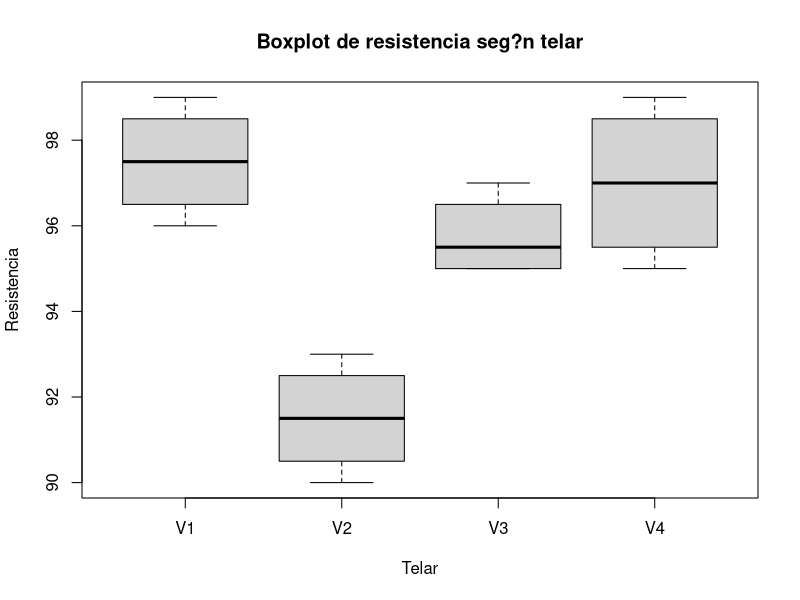
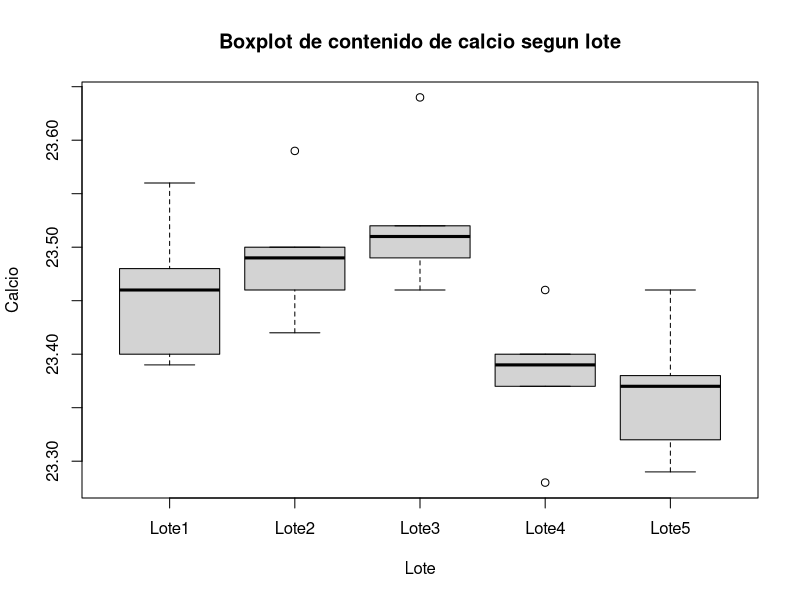
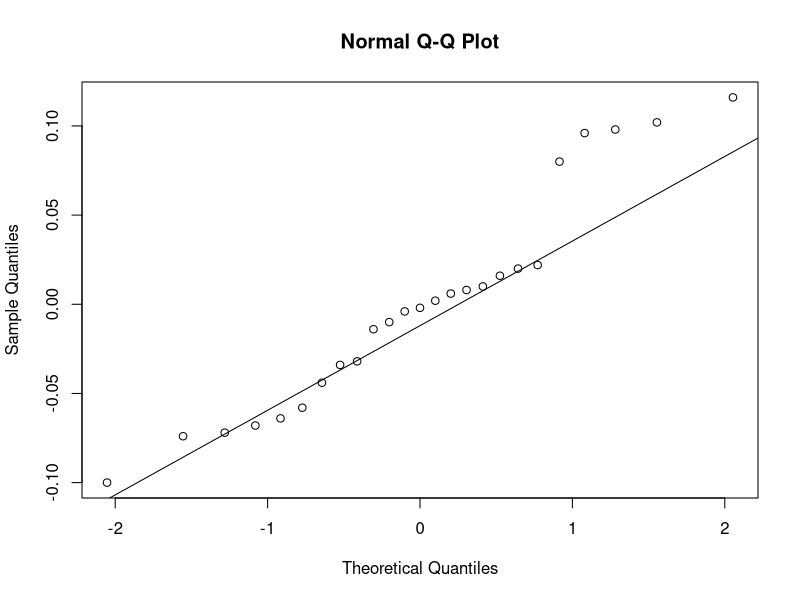

Write the R code that produced these figures, in order.
########################################################################################
########################################################################################
################################ ANOVA EFECTOS ALEATORIOS  #############################
########################################################################################
########################################################################################

library(readxl)
library(tidyr)


datos<- read_excel("datos_anova.xlsx")

datos <- as.data.frame(t(datos)[2:ncol(datos),])
datos

data_long <- gather(datos, Telar, factor_key=TRUE)
data_long$Telar <- as.factor(data_long$Telar)
data_long

# Boxplot con cruce de respuesta y factor    
boxplot(data_long$value ~ data_long$Telar, main="Boxplot de resistencia seg?n telar",
        ylab="Resistencia", xlab="Telar")


# ANOVA para contenido de calcio

anova<- aov(data_long$value ~ data_long$Telar, data = data_long)

summary(anova)

# Estimadores de variabilidad

# Componentes de variabilidad

MSEtratamiento <- summary(anova)[[1]]["data_long$Telar","Mean Sq"]
MSEtratamiento
MSEerror <- summary(anova)[[1]]["Residuals","Mean Sq"]
MSEerror
sigma_error <- MSEerror
sigma_tratamientos <- (MSEtratamiento - MSEerror)/4
sigma_error
sigma_tratamientos

# Intervalo de confianza

media <- sigma_tratamientos/(sigma_tratamientos+ sigma_error)
media # La varianza total de los tratamientos explica un 78% de la varianza total.
L <- (1/4)*(((MSEtratamiento/MSEerror)*(1/ qf(0.025,4-1,16-4)))-1)

U <- (1/4)*(((MSEtratamiento/MSEerror)*(1/ qf(0.975,4-1,16-4)))-1)

L/(L+1)
U/(U+1)

#Variabilidad del factor explica entre el 38% y el 98% de la variabilidad de las observaciones

#peso para la variabilidad del tratamiento 
#la variabilidad que se induce por los tratamientoos puede llegar a explicar entre el 38 -98%

#EJERCICIO 1

# Un fabricante sospecha que los lotes de materia prima suministrados por su proveedor
#difieren de manera significativa en el contenido de calcio. Hay un gran número de 
#lotes actualmente en el almacén. Se seleccionan cinco de ellos para hacer un estudio.
#Un químico hace cinco determinaciones en cada lote y obtiene los resultados en el archivo 
#de Excel adjunto (E1).

datos<- read_excel("datos_anova.xlsx", sheet='E1')
datos
str(datos)
datos<- as.data.frame(datos[1:ncol(datos),])
datos

data_long <- gather(datos, Lote, factor_key=TRUE)
data_long$Lote <- as.factor(data_long$Lote)
data_long
# Boxplot con cruce de respuesta y factor    
boxplot(data_long$value ~ data_long$Lote, main="Boxplot de contenido de calcio segun lote",
        ylab="Calcio", xlab="Lote")

  #¿Existe una variación significativa en el contenido de calcio de un lote a otro? 
  #Utilizarás un nivel de significancia de 𝛼=0.05.

  anova<- aov(data_long$value ~ data_long$Lote, data = data_long)
  summary(anova)

# Estimadores de variabilidad - Componentes de variabilidad

MSEtratamiento <- summary(anova)[[1]]["data_long$Lote","Mean Sq"]
MSEtratamiento
MSEerror <- summary(anova)[[1]]["Residuals","Mean Sq"]
MSEerror
sigma_error <- MSEerror
sigma_tratamientos <- (MSEtratamiento - MSEerror)/4
sigma_error
sigma_tratamientos

  #Estimar los componentes de la varianza.

  #Encontrar un intervalo de confianza del 95% para el promedio del contenido de calcio.

media <- sigma_tratamientos/(sigma_tratamientos+ sigma_error)
media # La varianza total de los tratamientos explica un 78% de la varianza total.
L <- (1/4)*(((MSEtratamiento/MSEerror)*(1/ qf(0.025,4-1,16-4)))-1)
U <- (1/4)*(((MSEtratamiento/MSEerror)*(1/ qf(0.975,4-1,16-4)))-1)
L/(L+1)
U/(U+1)

  #Analizar los residuales de este experimento. ¿Se satisfacen los supuestos del análisis de varianza?

residuales <- anova$residuals
qqnorm(residuales)
qqline(residuales)
shapiro.test(residuales) # Residuales son normales
